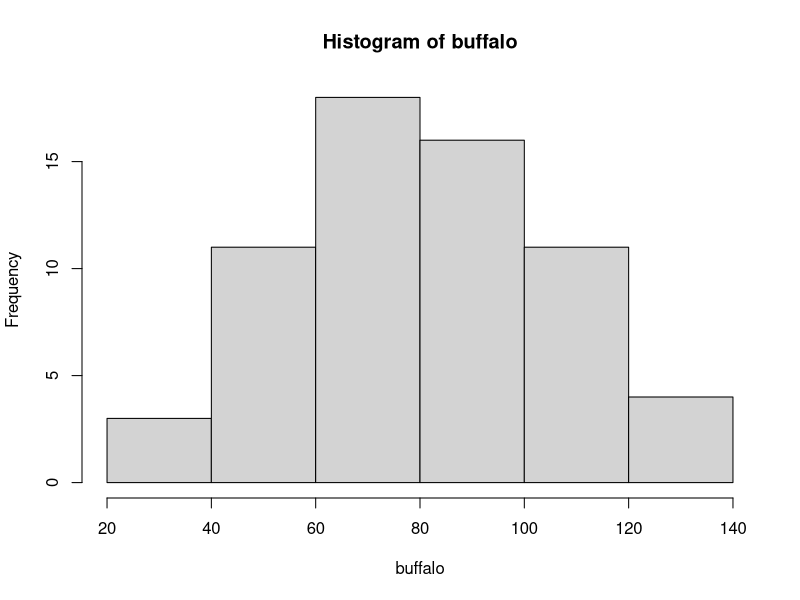
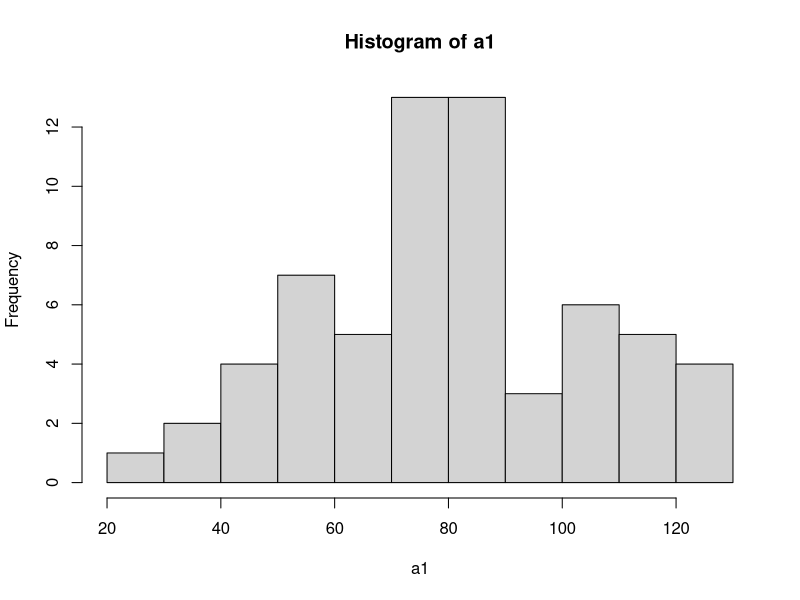
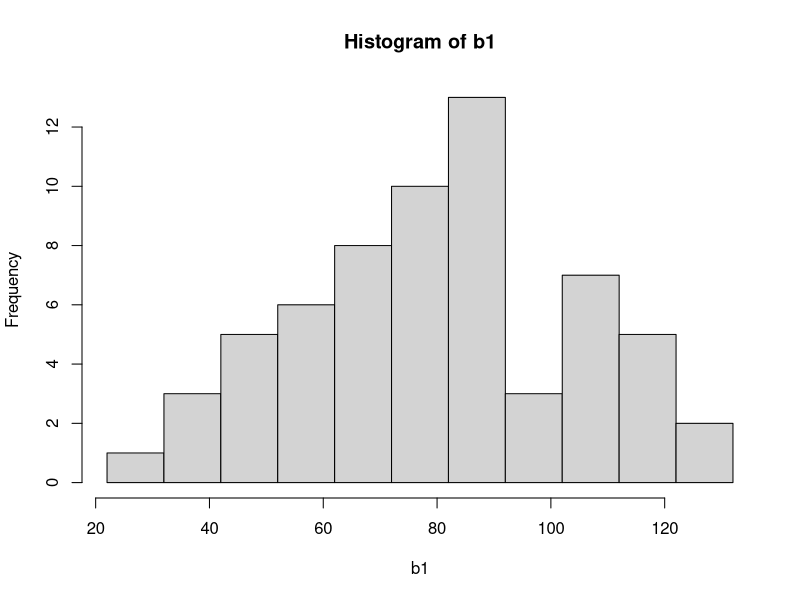
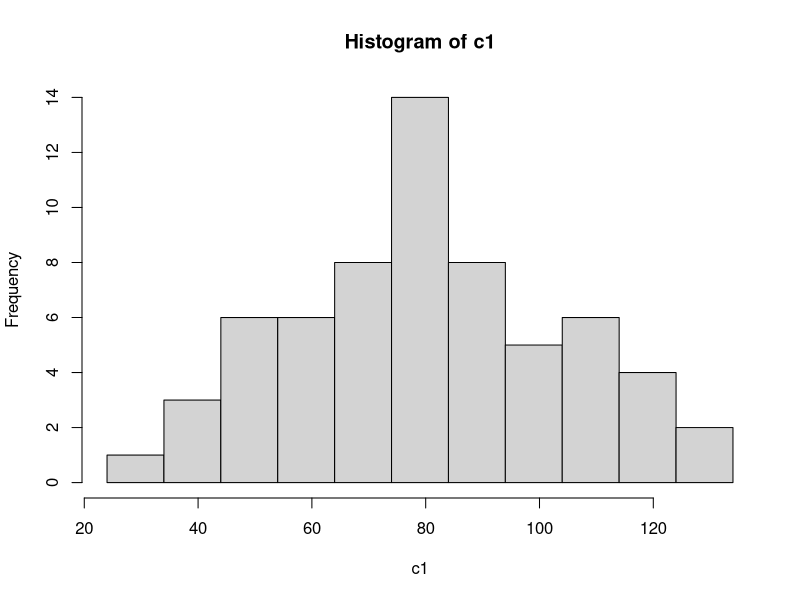

These figures' R source, in order: (Note: this script raises an error after producing the figures.)
## ---- chunk 1
buffalo = scan("buffalo.txt")

## ---- chunk 2
# a
hist(buffalo)

a1 = buffalo[buffalo>20 & buffalo<130]
hist(a1,breaks = seq(20, 130, 10))

# b
b1 = buffalo[buffalo>22 & buffalo<132]
hist(b1,breaks = seq(22, 132, 10))

#c
c1 = buffalo[buffalo>24 & buffalo<134]
hist(c1,breaks = seq(24, 134, 10))

# d
d1 = buffalo[buffalo>26 & buffalo<136]
hist(a1,breaks = seq(26, 136, 10))
## ---- chunk 3
corte = c(0, 20, 30, 40, 50, 60,
70, 80, 90, 100, 110, 120, 130)

hist(buffalo, breaks = corte)

## ---- chunk 4
proba_x = function(X, x, h){
  n = length(X)
  frecu = length(X[X>=x-h & X<=x+h])
  res = frecu/n
  
  return(res)
}
## ---- chunk 5
p_h10 = rep(0, length(buffalo))
N = length(buffalo)
for (i in range(N)) {
  p_h10[i] = proba_x(buffalo, i, 10)
}

plot(buffalo, p_h10)
## ---- chunk 6
plot(density(x = bufalo,kernel = "gaussian"))
plot(density(x = bufalo,kernel = "rectangular"))
plot(density(x = bufalo,kernel = "epanechnikov"))
